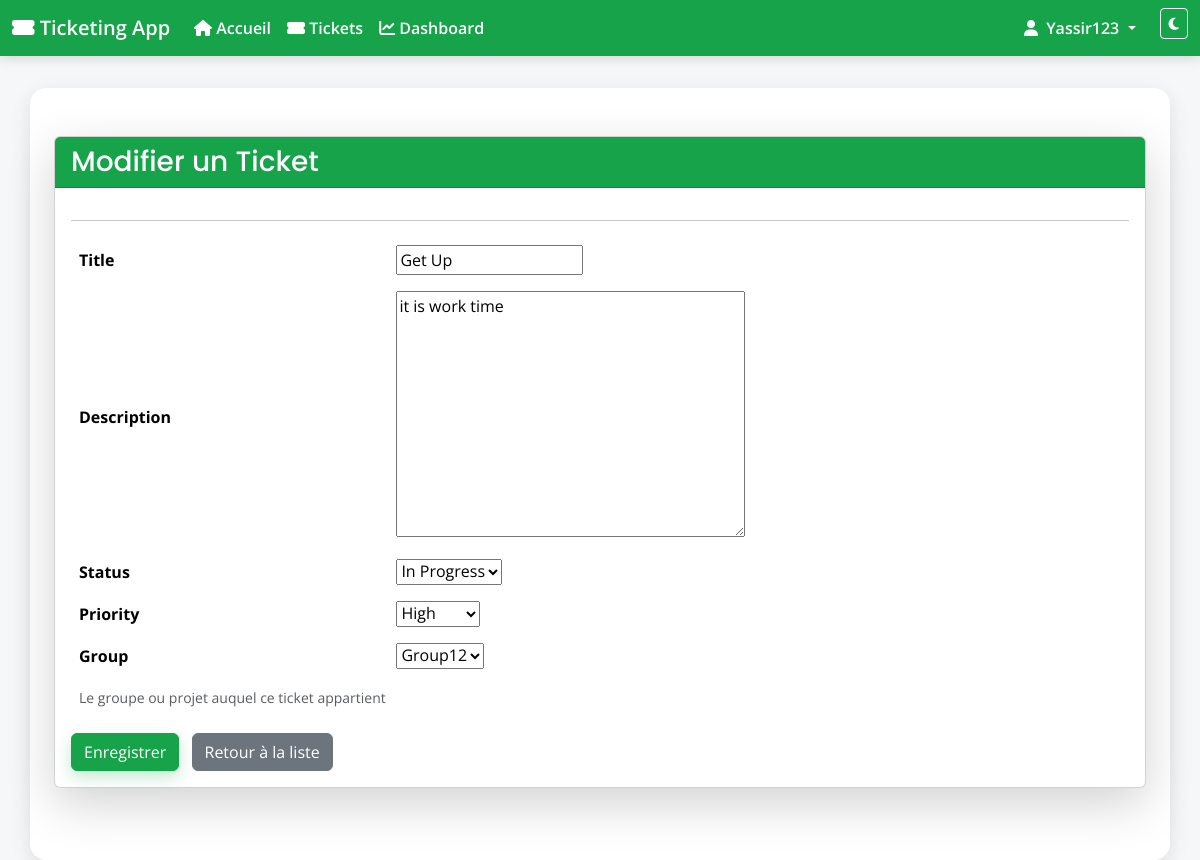
The app's page /tickets/1/edit/ (signed in) with its own data.
### tickets/models.py (models this page shows, shortened)
class Ticket(models.Model):
    TICKET_TYPE_CHOICES = [
        ('demande', 'Demande'),
        ('incident', 'Incident'),
    ]
    STATUS_CHOICES = [
        ('open', 'Open'),
        ('in_progress', 'In Progress'),
        ('closed', 'Closed'),
    ]
    PRIORITY_CHOICES = [
        ('low', 'Low'),
        ('medium', 'Medium'),
        ('high', 'High'),
    ]
    title = models.CharField(max_length=200)   # Title of the ticket
    description = models.TextField()           # Detailed description
    type = models.CharField(
        max_length=20,
        choices=TICKET_TYPE_CHOICES,
        default='demande'
    )
    status = models.CharField(
        max_length=20,
        choices=STATUS_CHOICES,
        default='open'                         # Default status is 'open'
    )
    priority = models.CharField(
        max_length=10,
        choices=PRIORITY_CHOICES,
        default='medium'                       # Default priority is 'medium'
    )
    created_by = models.ForeignKey(
        User, related_name='tickets_created', on_delete=models.CASCADE
    )                                          # User who created the ticket
    assigned_to = models.ForeignKey(
        User, related_name='tickets_assigned', on_delete=models.SET_NULL,
        null=True, blank=True,
        help_text="The staff member assigned to this ticket"
    )                                          # Staff member assigned to the ticket
    group = models.ForeignKey(
        Group, related_name='tickets', on_delete=models.CASCADE, null=True, blank=True,
        help_text="Le groupe ou projet auquel ce ticket appartient"
    )                                          # Group or project the ticket belongs to
    created_at = models.DateTimeField(auto_now_add=True)   # Creation timestamp
    updated_at = models.DateTimeField(auto_now=True)       # Last update timestamp
    closed_at = models.DateTimeField(null=True, blank=True) # When ticket was closed

### tickets/views.py (the view)
# urls.py: path('<int:pk>/edit/', views.ticket_edit, name='ticket_edit'), # Edit view
@login_required
def ticket_edit(request, pk):
    ticket = get_object_or_404(Ticket, pk=pk)
    if request.method == 'POST':
        form = TicketForm(request.POST, instance=ticket, user=request.user)
        if form.is_valid():
            form.save()
            return redirect('tickets:ticket_detail', pk=ticket.pk)
    else:
        form = TicketForm(instance=ticket, user=request.user)
    return render(request, 'tickets/ticket_form.html', {'form': form, 'edit': True})

### tickets/forms.py
class TicketForm(forms.ModelForm):
    def __init__(self, *args, **kwargs):
        user = kwargs.pop('user', None)
        super().__init__(*args, **kwargs)
        if not user or not (user.is_staff or user.is_superuser):
            self.fields.pop('group')
    class Meta:
        model = Ticket
        fields = ['title', 'description', 'status', 'priority', 'group']

### tickets/models.py (called while the page is built)
    def __str__(self):
        return self.name

### tickets/templates/tickets/ticket_form.html (shortened to what this page needs)
{% extends 'appli_ticketing/base.html' %}
{% block content %}
<div class="card shadow-lg mb-4">
  <div class="card-header bg-primary text-white">
    <h3 class="mb-0">{% if edit %}Modifier{% else %}Créer{% endif %} un Ticket</h3>
  </div>
  <div class="card-body">
    <hr>
    <form method="post" novalidate>
      <table class="table table-borderless">
        <tbody>
          {% for field in form %}
            <tr>
              <th class="align-middle" style="width: 30%;">{{ field.label }}</th>
              <td>{{ field }}</td>
            </tr>
            {% if field.help_text %}
              <tr><td colspan="2"><small class="form-text text-muted">{{ field.help_text }}</small></td></tr>
            {% endif %}
          {% endfor %}
        </tbody>
      </table>
      <button type="submit" class="btn btn-primary">{% if edit %}Enregistrer{% else %}Envoyer{% endif %}</button>
      <a href="{% url 'tickets:ticket_list' %}" class="btn btn-secondary ms-2">Retour à la liste</a>
    </form>
  </div>
</div>
{% endblock %}

### appli_ticketing/templates/appli_ticketing/base.html (shortened to what this page needs)
<!DOCTYPE html>
<html lang="en">
<head>
  <link href="https://cdn.jsdelivr.net/npm/bootstrap@5.3.3/dist/css/bootstrap.min.css" rel="stylesheet">
  <link rel="stylesheet" href="https://cdnjs.cloudflare.com/ajax/libs/font-awesome/6.5.1/css/all.min.css">
</head>
<body>
    <nav class="navbar navbar-expand-lg navbar-dark">
        <div class="container-fluid">
            <a class="navbar-brand" href="{% url 'home' %}"><i class="fa fa-ticket-alt"></i> Ticketing App</a>
            <div class="collapse navbar-collapse" id="navbarNav">
                <ul class="navbar-nav me-auto">
                    <li class="nav-item">
                        <a class="nav-link" href="{% url 'home' %}"><i class="fa fa-home"></i> Accueil</a>
                    </li>
                    <li class="nav-item">
                        <a class="nav-link" href="/tickets/"><i class="fa fa-ticket-alt"></i> Tickets</a>
                    </li>
                    <li class="nav-item">
                        <a class="nav-link" href="{% url 'dashboard' %}"><i class="fa-solid fa-chart-line"></i> Dashboard</a>
                    </li>
                </ul>
                <ul class="navbar-nav">
                    {% if user.is_authenticated %}
                        <li class="nav-item dropdown">
                            <a class="nav-link dropdown-toggle" href="#" id="navbarDropdown" role="button" data-bs-toggle="dropdown" aria-expanded="false">
                                <i class="fa fa-user me-1"></i> {{ user.username }}
                            </a>
                        </li>
                    {% endif %}
                    <li class="nav-item">
                        <button onclick="toggleDarkMode()" class="btn btn-sm btn-outline-light ms-3"><i class="fa fa-moon"></i></button>
                    </li>
                </ul>
            </div>
        </div>
    </nav>
    <div class="container">
        {% block content %}{% endblock %}
    </div>
    <div class="toast-container position-fixed bottom-0 end-0 p-3">
        </div>
</body>
</html>

### appli_ticketing/templates/appli_ticketing/base.html (style rules this page uses)
:root { --bs-primary: #16a34a; --bs-primary-rgb: 22,163,74; --bs-success: #16a34a; --primary: #16a34a; --primary-700: #15803d; --accent: #0ea5e9; --light-bg: #f5f7f9; --surface: #ffffff; --text: #1f2937; --muted: #6b7280; --on-primary: #ffffff; --shadow: 0 6px 20px rgba(0,0,0,.10); --ring: rgba(22,163,74,.35); }
body { font-family: 'Open Sans', sans-serif; background: var(--light-bg); color: var(--text); transition: background-color .25s, color .25s; }
.navbar { background: var(--primary) !important; box-shadow: 0 2px 12px rgba(0,0,0,.15); }
.navbar .navbar-brand, .navbar .nav-link { color: var(--on-primary) !important; font-weight: 600; }
.container { padding: 3rem 1.5rem; margin-top: 2rem; background: var(--surface); border-radius: 16px; box-shadow: var(--shadow); }
h1, h2, h3 { font-family: 'Poppins', sans-serif; }
.card-header { background: var(--primary); color: var(--on-primary); }
.card-header h1, .card-header h2, .card-header h3 { color: var(--on-primary) !important; }
.btn-primary { --bs-btn-bg: var(--primary); --bs-btn-border-color: var(--primary); --bs-btn-hover-bg: var(--primary-700); --bs-btn-hover-border-color: var(--primary-700); --bs-btn-active-bg: var(--primary-700); --bs-btn-active-border-color: var(--primary-700); box-shadow: 0 6px 16px rgba(22,163,74,.25); }

### records on screen
Ticket: form "Get Up" "it is work time" "In Progress" "High" "Group12"

### other values on screen
{{ user.username }} "Yassir123"
{{ field.label }} "Title" "Description" "Status" "Priority" "Group"
{{ field.help_text }} "Le groupe ou projet auquel ce ticket appartient"
